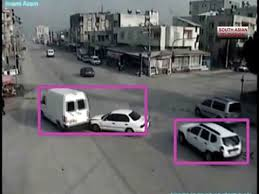
%> input picture DataSet/car/images (9).jpeg, 259 x 194 px, given in place of images%20(9).jpeg, which was not available
$ octave main.m   (GNU Octave 9; MATLAB toolbox functions it lacks are replaced by stand-ins)
%> lines starting %> are read from the running program, lines starting %| are printed output that depends on the picture; pictures that were not available may be replaced by others from this repository, and a replacement may not be noted
### SMQT.m
function M = SMQT(V, l, L)
if l>L
    M = zeros(size(V), 'like', V);
    return;
end
meanV = nanmean(V(:));
D0 = V;
D1 = V;
if not(isnan(meanV))
    D0(D0 > meanV) = NaN;
    D1(D1 <= meanV) = NaN;
end
M = not(isnan(D1)) * (2^(L-l));
if l==L
    return;
end
M0 = SMQT(D0, l+1, L);
M1 = SMQT(D1, l+1, L);
M = M + M0 + M1;
end

### main.m

image=imread('https://raw.githubusercontent.com/ritwikgoel/ImageEnchancement/master/DataSet/car/images%20(9).jpeg');
%> image is the input picture: size 194x259x3 uint8; mean R, G, B 102.2, 100.6, 103
imshow(image);
M=uint8(SMQT(double(image),1,8));
%> in SMQT, `meanV = nanmean(V(:));`: meanV = 101.9
%> in SMQT, `D0(D0 > meanV) = NaN;`: D0: size 194x259x3 double; 57.42% of the values are NaN or infinite; the others: min 0, max 101, mean 59.03
%> in SMQT, `D1(D1 <= meanV) = NaN;`: D1: size 194x259x3 double; 42.58% of the values are NaN or infinite; the others: min 102, max 255, mean 133.8
%> in SMQT, `M = not(isnan(D1)) * (2^(L-l));`:
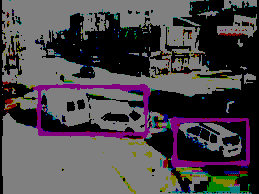
%> M: size 194x259x3 double; mean R, G, B 75.3, 70.8, 74.4
%> call 2 of SMQT, with l = 2, L = 8
%> in SMQT (call 2), `meanV = nanmean(V(:));`: meanV = 59.03
%> in SMQT (call 2), `D0(D0 > meanV) = NaN;`: D0: size 194x259x3 double; 81.1% of the values are NaN or infinite; the others: min 0, max 59, mean 27.94
%> in SMQT (call 2), `D1(D1 <= meanV) = NaN;`: D1: size 194x259x3 double; 76.32% of the values are NaN or infinite; the others: min 60, max 101, mean 83.84
%> in SMQT (call 2), `M = not(isnan(D1)) * (2^(L-l));`:
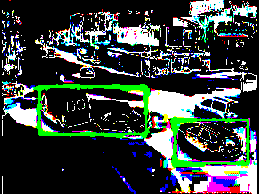
%> M: size 194x259x3 double; mean R, G, B 13.9, 16.2, 15.4; drawn with min black and max white
%> in SMQT (call 3), `D0(D0 > meanV) = NaN;`: D0: size 194x259x3 double; 90.59% of the values are NaN or infinite; the others: min 0, max 27, mean 11.38
%> in SMQT (call 3), `D1(D1 <= meanV) = NaN;`: D1: size 194x259x3 double; 90.51% of the values are NaN or infinite; the others: min 28, max 59, mean 44.36
%> in SMQT (call 4), `D0(D0 > meanV) = NaN;`: D0: size 194x259x3 double; 95.04% of the values are NaN or infinite; the others: min 0, max 11, mean 4.18
%> in SMQT (call 4), `D1(D1 <= meanV) = NaN;`: D1: size 194x259x3 double; 95.55% of the values are NaN or infinite; the others: min 12, max 27, mean 19.39
%> call 5 of SMQT, with l = 5, L = 8
%> in SMQT (call 5), `meanV = nanmean(V(:));`: meanV = 4.18
%> in SMQT (call 5), `D0(D0 > meanV) = NaN;`: D0: size 194x259x3 double; 97.21% of the values are NaN or infinite; the others: min 0, max 4, mean 1.21
%> in SMQT (call 5), `D1(D1 <= meanV) = NaN;`: D1: size 194x259x3 double; 97.83% of the values are NaN or infinite; the others: min 5, max 11, mean 8
%> in SMQT (call 5), `M = not(isnan(D1)) * (2^(L-l));`:
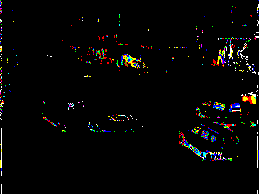
%> M: size 194x259x3 double; mean R, G, B 0.192, 0.174, 0.154; drawn with min black and max white
%> call 6 of SMQT, with l = 6, L = 8
%> in SMQT (call 6), `meanV = nanmean(V(:));`: meanV = 1.21
%> in SMQT (call 6), `D0(D0 > meanV) = NaN;`: D0: size 194x259x3 double; 98.26% of the values are NaN or infinite; the others: min 0, max 1, mean 0.208
%> in SMQT (call 6), `D1(D1 <= meanV) = NaN;`: D1: size 194x259x3 double; 98.95% of the values are NaN or infinite; the others: min 2, max 4, mean 2.86
%> in SMQT (call 6), `M = not(isnan(D1)) * (2^(L-l));`:
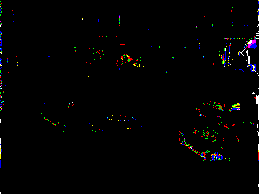
%> M: size 194x259x3 double; mean R, G, B 0.0446, 0.04, 0.0414; drawn with min black and max white
%> call 7 of SMQT, with l = 7, L = 8
%> in SMQT (call 7), `meanV = nanmean(V(:));`: meanV = 0.208
%> in SMQT (call 7), `D0(D0 > meanV) = NaN;`: D0: size 194x259x3 double; 98.62% of the values are NaN or infinite; the others: min 0, max 0, mean 0
%> in SMQT (call 7), `D1(D1 <= meanV) = NaN;`: D1: size 194x259x3 double; 99.64% of the values are NaN or infinite; the others: min 1, max 1, mean 1
%> in SMQT (call 7), `M = not(isnan(D1)) * (2^(L-l));`:
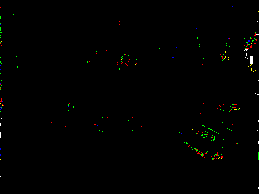
%> M: size 194x259x3 double; mean R, G, B 0.00816, 0.0101, 0.00346; drawn with min black and max white
%> in SMQT (call 8), `D1(D1 <= meanV) = NaN;`: D1: size 194x259x3 double; every value is NaN or infinite
%> in SMQT (call 8), `M = not(isnan(D1)) * (2^(L-l));`: M: size 194x259x3 double; every value is 0
%> in SMQT (call 10), `D0(D0 > meanV) = NaN;`: D0: size 194x259x3 double; 99.55% of the values are NaN or infinite; the others: min 2, max 2, mean 2
%> in SMQT (call 10), `D1(D1 <= meanV) = NaN;`: D1: size 194x259x3 double; 99.4% of the values are NaN or infinite; the others: min 3, max 4, mean 3.52
%> in SMQT (call 12), `D0(D0 > meanV) = NaN;`: D0: size 194x259x3 double; 99.71% of the values are NaN or infinite; the others: min 3, max 3, mean 3
%> in SMQT (call 12), `D1(D1 <= meanV) = NaN;`: D1: size 194x259x3 double; 99.69% of the values are NaN or infinite; the others: min 4, max 4, mean 4
%> in SMQT (call 13), `meanV = nanmean(V(:));`: meanV = 8
%> in SMQT (call 13), `D0(D0 > meanV) = NaN;`: D0: size 194x259x3 double; 98.76% of the values are NaN or infinite; the others: min 5, max 8, mean 6.51
%> in SMQT (call 13), `D1(D1 <= meanV) = NaN;`: D1: size 194x259x3 double; 99.07% of the values are NaN or infinite; the others: min 9, max 11, mean 9.99
%> in SMQT (call 13), `M = not(isnan(D1)) * (2^(L-l));`:
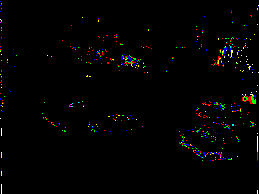
%> M: size 194x259x3 double; mean R, G, B 0.0416, 0.0376, 0.0325; drawn with min black and max white
%> in SMQT (call 14), `meanV = nanmean(V(:));`: meanV = 6.51
%> in SMQT (call 14), `D0(D0 > meanV) = NaN;`: D0: size 194x259x3 double; 99.41% of the values are NaN or infinite; the others: min 5, max 6, mean 5.47
%> in SMQT (call 14), `D1(D1 <= meanV) = NaN;`: D1: size 194x259x3 double; 99.35% of the values are NaN or infinite; the others: min 7, max 8, mean 7.46
%> in SMQT (call 14), `M = not(isnan(D1)) * (2^(L-l));`:
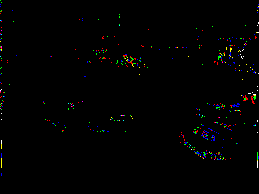
%> M: size 194x259x3 double; mean R, G, B 0.0138, 0.0131, 0.0119; drawn with min black and max white
%> in SMQT (call 15), `D0(D0 > meanV) = NaN;`: D0: size 194x259x3 double; 99.69% of the values are NaN or infinite; the others: min 5, max 5, mean 5
%> in SMQT (call 15), `D1(D1 <= meanV) = NaN;`: D1: size 194x259x3 double; 99.72% of the values are NaN or infinite; the others: min 6, max 6, mean 6
%> in SMQT (call 16), `D0(D0 > meanV) = NaN;`: D0: size 194x259x3 double; 99.65% of the values are NaN or infinite; the others: min 7, max 7, mean 7
%> in SMQT (call 16), `D1(D1 <= meanV) = NaN;`: D1: size 194x259x3 double; 99.7% of the values are NaN or infinite; the others: min 8, max 8, mean 8
%> in SMQT (call 17), `D0(D0 > meanV) = NaN;`: D0: size 194x259x3 double; 99.69% of the values are NaN or infinite; the others: min 9, max 9, mean 9
%> in SMQT (call 17), `D1(D1 <= meanV) = NaN;`: D1: size 194x259x3 double; 99.38% of the values are NaN or infinite; the others: min 10, max 11, mean 10.48
imshow(M);

$ run again, with DataSet/car/images (7).jpeg copied over DataSet/car/images (9).jpeg
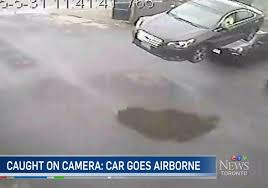
%> input picture DataSet/car/images (7).jpeg, 268 x 188 px, given in place of images%20(9).jpeg, which was not available
%> image is the input picture: size 188x268x3 uint8; mean R, G, B 149.8, 149.5, 153.7
%> meanV = 151
%> D1: size 188x268x3 double; 50.74% of the values are NaN or infinite; the others: min 152, max 255, mean 186.3
%> meanV = 116.8
%> D1: size 188x268x3 double; 67.47% of the values are NaN or infinite; the others: min 117, max 151, mean 134.8
%> in SMQT (call 2), `M = not(isnan(D1)) * (2^(L-l));`:
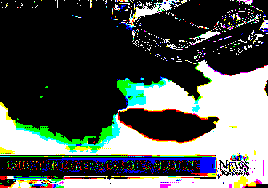
%> M: size 188x268x3 double; mean R, G, B 20, 21.7, 20.7; drawn with min black and max white
%> D1: size 188x268x3 double; 88.32% of the values are NaN or infinite; the others: min 85, max 116, mean 101.4
%> D1: size 188x268x3 double; 96.06% of the values are NaN or infinite; the others: min 55, max 84, mean 72.33
%> D1: size 188x268x3 double; 98.78% of the values are NaN or infinite; the others: min 28, max 54, mean 43.16
%> meanV = 13.22
%> D1: size 188x268x3 double; 99.29% of the values are NaN or infinite; the others: min 14, max 27, mean 19.15
%> D1: size 188x268x3 double; 99.62% of the values are NaN or infinite; the others: min 7, max 13, mean 10.57
%> D1: size 188x268x3 double; 99.87% of the values are NaN or infinite; the others: min 3, max 6, mean 4.6
%> D1: size 188x268x3 double; 99.78% of the values are NaN or infinite; the others: min 11, max 13, mean 12.12
%> D1: size 188x268x3 double; 99.7% of the values are NaN or infinite; the others: min 20, max 27, mean 23.08
%> D1: size 188x268x3 double; 99.83% of the values are NaN or infinite; the others: min 17, max 19, mean 17.85
%> D1: size 188x268x3 double; 99.88% of the values are NaN or infinite; the others: min 24, max 27, mean 25.39
%> in SMQT (call 6), `M = M + M0 + M1;`:
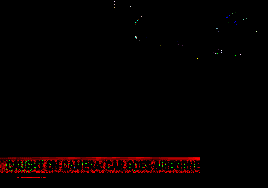
%> M: size 188x268x3 double; mean R, G, B 0.13, 0.0116, 0.00341; drawn with min black and max white
%> D1: size 188x268x3 double; 99.35% of the values are NaN or infinite; the others: min 44, max 54, mean 49.53
%> D1: size 188x268x3 double; 99.71% of the values are NaN or infinite; the others: min 37, max 43, mean 39.92

$ run again, with DataSet/car/images (8).jpeg copied over DataSet/car/images (9).jpeg
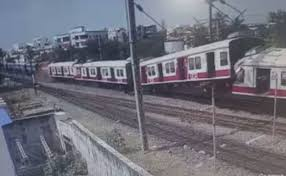
%> input picture DataSet/car/images (8).jpeg, 286 x 176 px, given in place of images%20(9).jpeg, which was not available
%> image is the input picture: size 176x286x3 uint8; mean R, G, B 111.6, 111.4, 122.5
%> meanV = 115.2
%> D1: size 176x286x3 double; 51.05% of the values are NaN or infinite; the others: min 116, max 227, mean 147.1
%> D1: size 176x286x3 double; 73.45% of the values are NaN or infinite; the others: min 85, max 115, mean 99.34
%> D1: size 176x286x3 double; 87.08% of the values are NaN or infinite; the others: min 69, max 84, mean 76.59
%> D1: size 176x286x3 double; 93.41% of the values are NaN or infinite; the others: min 60, max 68, mean 64.18
%> D1: size 176x286x3 double; 97.03% of the values are NaN or infinite; the others: min 53, max 59, mean 56.34
%> D1: size 176x286x3 double; 98.79% of the values are NaN or infinite; the others: min 48, max 52, mean 50.2
%> D1: size 176x286x3 double; 99.49% of the values are NaN or infinite; the others: min 44, max 47, mean 45.73
%> D1: size 176x286x3 double; 99.8% of the values are NaN or infinite; the others: min 40, max 43, mean 41.81
%> D1: size 176x286x3 double; 99.69% of the values are NaN or infinite; the others: min 46, max 47, mean 46.52
%> D1: size 176x286x3 double; 99.45% of the values are NaN or infinite; the others: min 51, max 52, mean 51.53
%> D1: size 176x286x3 double; 99.75% of the values are NaN or infinite; the others: min 50, max 50, mean 50
%> D1: size 176x286x3 double; 99.71% of the values are NaN or infinite; the others: min 52, max 52, mean 52
%> meanV = 56.34
%> D1: size 176x286x3 double; 98.51% of the values are NaN or infinite; the others: min 57, max 59, mean 58.07
%> in SMQT (call 13), `M = not(isnan(D1)) * (2^(L-l));`:
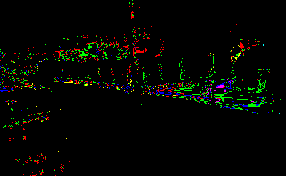
%> M: size 176x286x3 double; mean R, G, B 0.0663, 0.0859, 0.0268; drawn with min black and max white
%> meanV = 54.6
%> D1: size 176x286x3 double; 99.22% of the values are NaN or infinite; the others: min 55, max 56, mean 55.51
%> in SMQT (call 14), `M = not(isnan(D1)) * (2^(L-l));`:
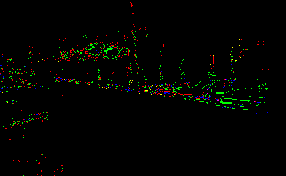
%> M: size 176x286x3 double; mean R, G, B 0.0179, 0.0246, 0.00457; drawn with min black and max white

$ run again, with DataSet/car/1.jpeg copied over DataSet/car/images (9).jpeg
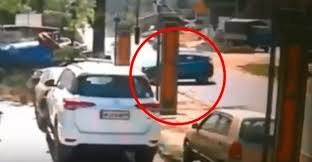
%> input picture DataSet/car/1.jpeg, 312 x 162 px, given in place of images%20(9).jpeg, which was not available
%> image is the input picture: size 162x312x3 uint8; mean R, G, B 124, 111.8, 103.2
%> meanV = 113
%> D1: size 162x312x3 double; 57.14% of the values are NaN or infinite; the others: min 114, max 255, mean 183.7
%> D1: size 162x312x3 double; 71.74% of the values are NaN or infinite; the others: min 60, max 113, mean 83.96
%> D1: size 162x312x3 double; 85.72% of the values are NaN or infinite; the others: min 37, max 59, mean 48.1
%> D1: size 162x312x3 double; 90.89% of the values are NaN or infinite; the others: min 26, max 36, mean 31.06
%> D1: size 162x312x3 double; 97.4% of the values are NaN or infinite; the others: min 16, max 25, mean 21.67
%> D1: size 162x312x3 double; 98.47% of the values are NaN or infinite; the others: min 10, max 15, mean 12.93
%> D1: size 162x312x3 double; 99.29% of the values are NaN or infinite; the others: min 7, max 9, mean 7.96
%> D1: size 162x312x3 double; 99.6% of the values are NaN or infinite; the others: min 5, max 6, mean 5.55
%> D1: size 162x312x3 double; 99.55% of the values are NaN or infinite; the others: min 8, max 9, mean 8.51
%> D1: size 162x312x3 double; 99.04% of the values are NaN or infinite; the others: min 13, max 15, mean 14.06
%> D1: size 162x312x3 double; 99.79% of the values are NaN or infinite; the others: min 12, max 12, mean 12
%> D1: size 162x312x3 double; 99.65% of the values are NaN or infinite; the others: min 15, max 15, mean 15
%> D1: size 162x312x3 double; 98.41% of the values are NaN or infinite; the others: min 22, max 25, mean 23.78
%> meanV = 18.38
%> D1: size 162x312x3 double; 99.53% of the values are NaN or infinite; the others: min 19, max 21, mean 20.06
%> in SMQT (call 14), `M = not(isnan(D1)) * (2^(L-l));`:
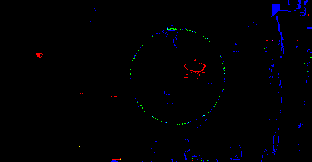
%> M: size 162x312x3 double; mean R, G, B 0.00376, 0.00313, 0.0211; drawn with min black and max white
